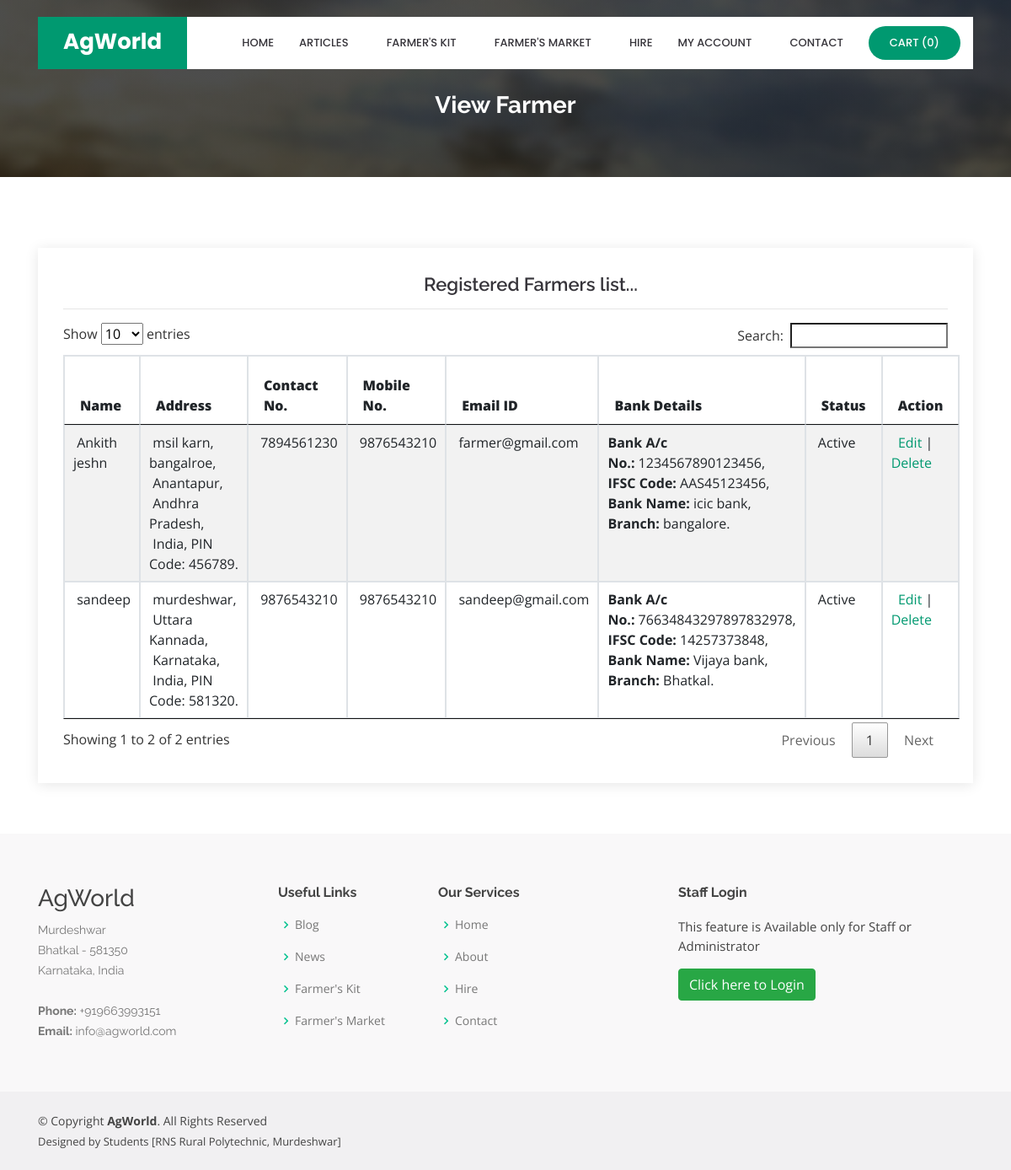
Screenshot of /viewseller.php with the database file from the repository.
### tables this page shows
CREATE TABLE `seller` (
  `seller_id` int(10) NOT NULL,
  `seller_name` varchar(25) NOT NULL,
  `seller_address` text NOT NULL,
  `state_id` int(10) NOT NULL,
  `country_id` int(10) NOT NULL,
  `city_id` int(10) NOT NULL,
  `pincode` varchar(10) NOT NULL,
  `contact_number` varchar(15) NOT NULL,
  `mobile_no` varchar(10) NOT NULL,
  `email_id` varchar(50) NOT NULL,
  `password` varchar(25) NOT NULL,
  `bank_name` varchar(50) NOT NULL,
  `bank_branch` varchar(50) NOT NULL,
  `bank_IFSC` varchar(25) NOT NULL,
  `bank_acno` varchar(25) NOT NULL,
  `status` varchar(10) NOT NULL
);

CREATE TABLE `city` (
  `city_id` int(10) NOT NULL,
  `country_id` int(10) NOT NULL,
  `state_id` int(10) NOT NULL,
  `city` varchar(25) NOT NULL,
  `description` text NOT NULL,
  `status` varchar(10) NOT NULL
);

CREATE TABLE `state` (
  `state_id` int(10) NOT NULL,
  `country_id` int(10) NOT NULL,
  `state` varchar(25) NOT NULL,
  `description` text NOT NULL,
  `status` varchar(10) NOT NULL
);

CREATE TABLE `country` (
  `country_id` int(10) NOT NULL,
  `country` varchar(25) NOT NULL,
  `description` text NOT NULL,
  `status` varchar(10) NOT NULL
);

### viewseller.php (the view, shortened to what this page needs)
<?php
include("header.php");
include("dbconnection.php");
?>
  <main id="main">
    <section id="cta" class="cta">
      <div class="container">
        <div class="text-center" data-aos="zoom-in">
		<br><br>
          <h3>View Farmer</h3>
        </div>
      </div>
    </section>
    <section id="contact" class="contact">
      <div class="container">
        <div class="row">
          <div class="col-lg-12" data-aos="fade-up" data-aos-delay="100">
            <div class="info mt-4 ">
		<center><h4>Registered Farmers list...</h4></center><hr>
<?php
							 $sql = "SELECT * FROM seller";
							  $qsql = mysqli_query($con,$sql);
							  if(mysqli_num_rows($qsql)  == 0)
									{
										echo "<center>There is no Seller to display!!</center>";
									}
									else
									{
							?>
							<table ID="datatable" class="table table-striped table-bordered"  style="width:100%">
								<THEAD>
							  <tr>
						      <th width="98" height="60"><strong>Name</strong></th>
						      <th width="130"><strong>Address</strong></th>
						      <th width="104"><strong>Contact No.</strong></th>
						      <th width="104"><strong>Mobile No.</strong></th>
						      <th width="115"><strong>Email ID</strong></th>
						      <th width="138"><strong>Bank Details</strong></th>
						      <th width="98"><strong>Status</strong></th>
                               <th width="104"><strong>Action</strong></th>
						      </tr>
								</THEAD>
								<TBODY>
<?php
							  while($rs = mysqli_fetch_array($qsql))
							  {
								   $sql1 = "SELECT * FROM country WHERE country_id='$rs[country_id]'";
								  $qsql1 = mysqli_query($con,$sql1);
								  $rs1 = mysqli_fetch_array($qsql1);
								  $sql2 = "SELECT * FROM state WHERE state_id='$rs[state_id]'";
								  $qsql2 = mysqli_query($con,$sql2);
								  $rs12 = mysqli_fetch_array($qsql2);
								  $sql3 = "SELECT * FROM city WHERE city_id='$rs[city_id]'";
								  $qsql3 = mysqli_query($con,$sql3);
								  $rs13 = mysqli_fetch_array($qsql3);
							  echo "
						    <tr>
						      <td>&nbsp;$rs[seller_name]</td>
						      <td>&nbsp;$rs[seller_address],
						      &nbsp;$rs13[city],
						      &nbsp;$rs12[state],
						      &nbsp;$rs1[country],
						      PIN Code:&nbsp;$rs[pincode].
						      <td>&nbsp;$rs[contact_number]</td>
						      <td>&nbsp;$rs[mobile_no]</td>
						      <td>&nbsp;$rs[email_id]</td>
						      <td> <strong>Bank A/c No.:</strong>&nbsp;$rs[bank_acno],<br>"."
							  <strong>IFSC Code:</strong>&nbsp;$rs[bank_IFSC],<br>"."
							  <strong>Bank Name:</strong>&nbsp;$rs[bank_name],<br>"."
						      <strong>Branch:</strong>&nbsp;$rs[bank_branch].
						     </td>
						      <td>&nbsp;$rs[status]</td>
						      <td>&nbsp;  <a href='seller.php?editid=$rs[seller_id]'>Edit</a> | <a href='viewseller.php?deleteid=$rs[seller_id]' onclick='return delconfirm()'>Delete</a></td>
					        </tr>";
							  }
							  ?>
								</TBODY>
						  </table>
						<?php
						 }
						?>
            </div>
		  </div>
        </div>
      </div>
    </section>
  </main>
<?php
include("footer.php");
?>

### assets/css/style.css (style rules this page uses)
body { font-family: "Open Sans", sans-serif; color: #444444; }
a { color: #009970; }
h1, h2, h3, h4, h5, h6 { font-family: "Raleway", sans-serif; }
section { padding: 60px 0; overflow: hidden; }
.cta { background: linear-gradient(rgba(2, 2, 2, 0.7), rgba(0, 0, 0, 0.7)), url("../img/cta-bg.jpg") fixed center center; background-size: cover; padding: 60px 0; }
.cta h3 { color: #fff; font-size: 28px; font-weight: 700; }
.contact .info { padding: 30px; width: 100%; background: #fff; box-shadow: 0px 2px 15px rgba(0, 0, 0, 0.1); }
.contact .info h4 { padding: 0 0 0 60px; font-size: 22px; font-weight: 600; margin-bottom: 5px; color: #36343a; }

### rows the page displays
seller: seller_name "Ankith jeshn", seller_address "msil karn, bangalroe", city.city "Anantapur", state.state "Andhra Pradesh", country.country "India", pincode "456789", contact_number "7894561230", mobile_no "9876543210", email "farmer@gmail.com", bank_acno "1234567890123456", bank_IFSC "AAS45123456", bank_name "icic bank", bank_branch "bangalore", status "Active"
seller: seller_name "sandeep", seller_address "murdeshwar", city.city "Uttara Kannada", state.state "Karnataka", country.country "India", pincode "581320", contact_number "9876543210", mobile_no "9876543210", email "sandeep@gmail.com", bank_acno "76634843297897832978", bank_IFSC "14257373848", bank_name "Vijaya bank", bank_branch "Bhatkal", status "Active"

### other values shown
mysqli_num_rows($qsqlproduct_purchase_record) "0"
